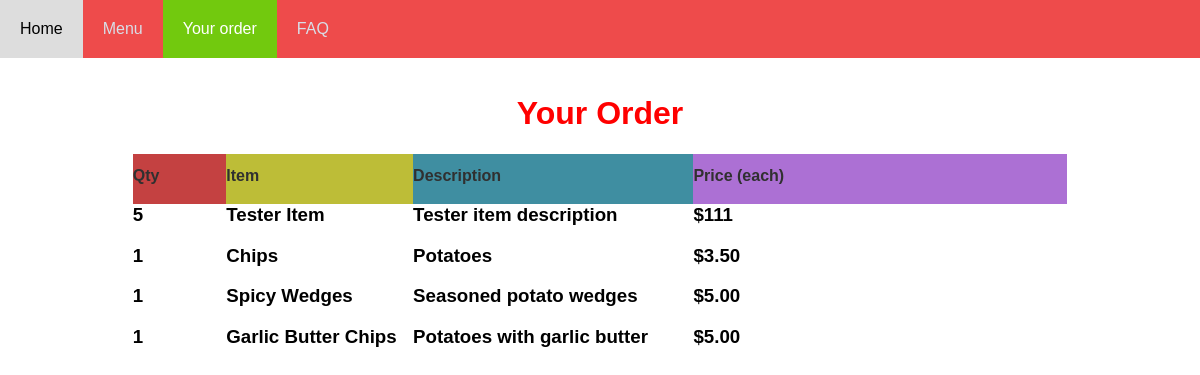
The page /orders on the database its author committed.
### tables this page shows
CREATE TABLE item (id INTEGER PRIMARY KEY, name STRING, description STRING, price DECIMAL, type STRING (100));

### main.py (the view)
@app.route("/orders")
def orders():
    cursor = get_db().cursor()
    sql = "SELECT item_id, name, description, price, order_item.item_id FROM item INNER JOIN order_item ON item.id = order_item.item_id"
    cursor.execute(sql)
    sql = cursor.fetchall()
    cursor = get_db().cursor()
    distinct = "SELECT DISTINCT item_id, name, description, price, order_item.item_id FROM item INNER JOIN order_item ON item.id = order_item.item_id"
    cursor.execute(distinct)
    distinct = cursor.fetchall()
    cursor = get_db().cursor()
    count = "SELECT item_id, COUNT(*) as quantity FROM order_item GROUP BY item_id"
    cursor.execute(count)
    count = cursor.fetchall()
    return render_template("order.html", sql = sql, distinct= distinct, count=count)

### main.py (called while the page is built)
def get_db():
    db = getattr(g, '_database', None)
    if db is None:
        db = g._database = sqlite3.connect(DATABASE)
    return db

@app.teardown_appcontext
def close_connection(exception):
    db = getattr(g, '_database', None)
    if db is not None:
        db.close()

### templates/order.html (shortened to what this page needs)
<!DOCTYPE html>
<html lang="en">
<head>
</head>
<body>
<link rel="stylesheet" href={{url_for('static',filename='stickymenu.css')}}>
  <div id="navbar">
      <a href="http://127.0.0.1:5000/home">Home</a>
      <a href="http://127.0.0.1:5000/menu">Menu</a>
      <a class = "active" href="http://127.0.0.1:5000/orders">Your order</a>
      <a href="http://127.0.0.1:5000/faq">FAQ</a>
    </div>
  <div class="content">
  <h1>Your Order</h1>
<div class = 'row'>
<div class ="Quantity">
  <h2>Qty</h2>
  {% for item in count%}
    <div class = "column">
      <h3>{{item[1]}}</h3>
    </div>
{% endfor %}
</div>
<div class ="Item">
  <h2>Item</h2>
  {% for item in distinct%}
      <div class = "column">
        <h3>{{ item [1] }}</h3>
      </div>
  {% endfor %}
</div>
<div class ="Description">
  <h2>Description</h2>
  {% for item in distinct%}
      <div class = "column">
        <h3>{{ item [2] }}</h3>
      </div>
  {% endfor %}
</div>
<div class ="Price">
  <h2>Price (each)</h2>
  {% for item in distinct%}
    <div class = "column">
        <h3>{{ item [3] }}</h3>
      </div>
      {% endfor %}
    </div>
  </div>
</body>
</html>

### static/stickymenu.css (style rules this page uses)
* { font-family: sans-serif; }
#navbar { overflow: hidden; background-color: rgb(238, 75, 75); }
#navbar a { float: left; display: block; color: #d8dee7; text-align: center; padding: 20px; text-decoration: none; font-family: Arial, Helvetica, sans-serif; }
html,body { padding:0; margin:0; }
body { margin: 0; }
.content { padding: 16px; }
#navbar a.active { background-color: #72c90e; color: white; }
h1 { color: red; text-align: center; font-family: Arial, Helvetica, sans-serif; }
h2 { color: rgb(48, 48, 48); font-family: Arial, Helvetica, sans-serif; font-size: medium; text-align: left; }
.row { width: 80%; flex-wrap: wrap; display:flex; margin:auto; border:rgb(48, 48, 0); }
.column { border-bottom: #333; }
.Quantity { width:10%; background: rgb(196, 65, 65); height: 50px; margin: auto; }
.Item { width:20%; background: rgb(189, 189, 55); height: 50px; margin: auto; }
.Description { width:30%; background:rgb(63, 142, 161); height: 50px; margin: auto; }
.Price { width:40%; background:rgb(172, 112, 212); height: 50px; margin: auto; }

### rows shown on the page
item: name "Tester Item", description "Tester item description"
item: name "Spicy Wedges", description "Seasoned potato wedges"
item: name "Garlic Butter Chips", description "Potatoes with garlic butter"
item: description "Potatoes"

### other values the page prints
{{ item[1] }} "5" "1" "1" "1"
{{ item [1] }} "Chips"
{{ item [3] }} "$111" "$3.50" "$5.00" "$5.00"
